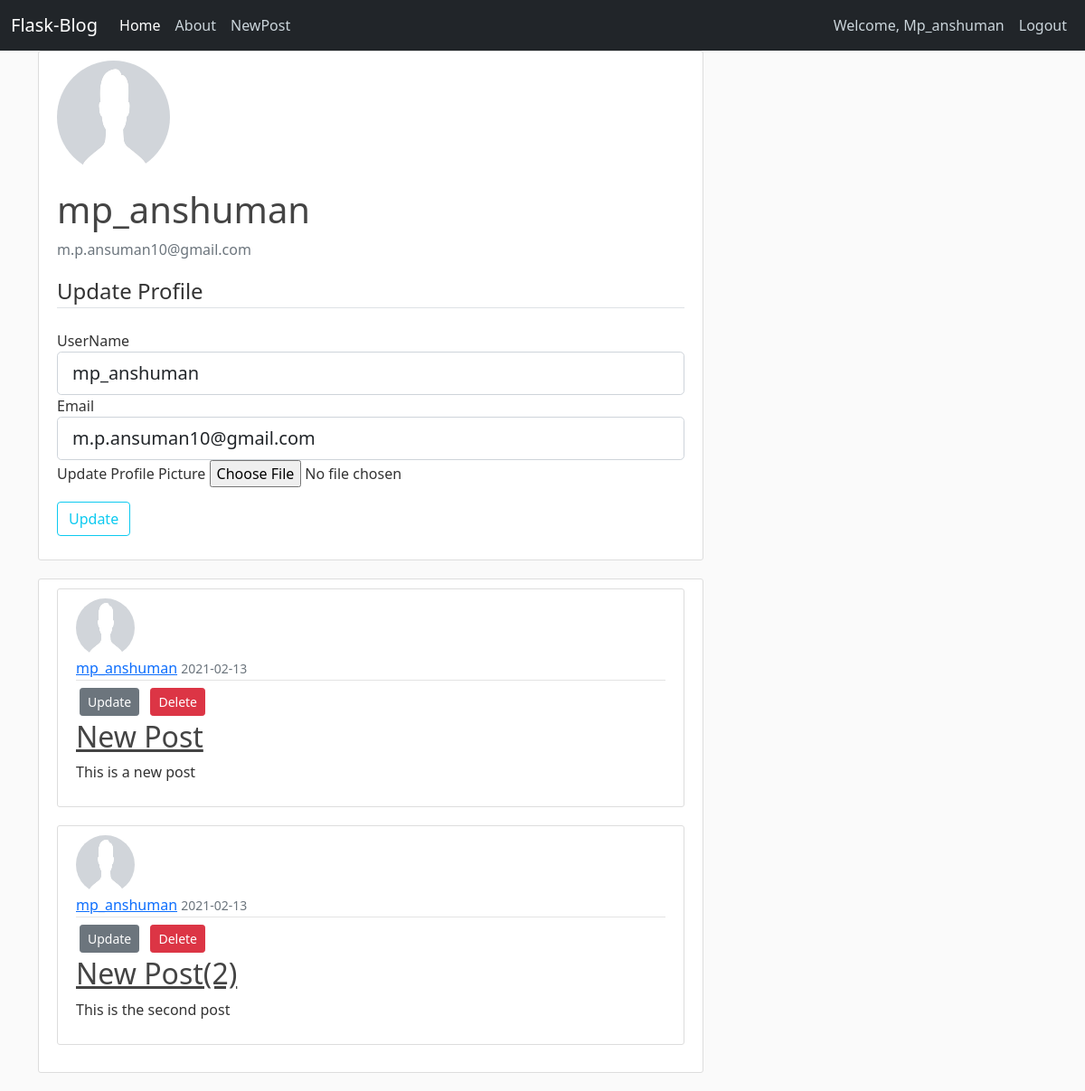
The app's page /profile (signed in) with its own data.
### blogappyt/models.py (models this page shows, shortened)
class User(db.Model, UserMixin):
    __tablename__ = 'user'
    id = db.Column(db.Integer,primary_key= True)
    username = db.Column(db.String(60),unique = True, nullable = False)
    email = db.Column(db.String(60),unique = True, nullable = False)
    password = db.Column(db.String(60), nullable = False)
    profile_pic = db.Column(db.String(60), nullable = False,default= 'default.png')
    post = db.relationship('Post',backref = "auther",lazy = True)

class Post(db.Model):
    __tablename__ = 'post'
    id = db.Column(db.Integer,primary_key = True)
    title = db.Column(db.String(60),nullable = False)
    date_posted = db.Column(db.DateTime,nullable = False,default = datetime.utcnow)
    content = db.Column(db.Text,nullable = False)
    user_id = db.Column(db.Integer,db.ForeignKey('user.id'))
    likes = db.relationship('Like_Post',backref = "post_likes",lazy = True)

### blogappyt/users/views.py (the view)
@users.route('/profile', methods=['GET','POST'])
@login_required
def profile():
    form = UpdateProfileForm()
    if form.validate_on_submit():
        if form.profilepic.data:
            profile_pic = save_picture(form.profilepic.data)
            current_user.profile_pic = profile_pic
        current_user.username = form.username.data
        current_user.email = form.email.data
        db.session.commit()
        flash('Profile Updated Successfully','success')
        return redirect(url_for('users.profile'))
    elif request.method == 'GET':
        form.username.data = current_user.username
        form.email.data = current_user.email
    posts = Post.query.filter_by(auther = current_user)
    profile_pic = url_for('static',filename='profilepic/'+current_user.profile_pic)
    return render_template('profile.html',title ='Profile',profile_pic = profile_pic,form=form,posts=posts)

### blogappyt/users/forms.py (shortened to what this page needs)
class UpdateProfileForm(FlaskForm):
    username = StringField('UserName',validators = [DataRequired(),Length(min=2,max=20)])
    email = StringField('Email',validators = [DataRequired(),Email()])
    profilepic = FileField('Update Profile Picture',validators = [FileAllowed(['jpg','png','jpeg'])])
    submit = SubmitField('Update')

### blogappyt/models.py (called while the page is built)
@login_manager.user_loader
def load_user(user_id):
    return User.query.get(int(user_id))

### blogappyt/templates/profile.html (shortened to what this page needs)
{% extends 'layout.html' %}
{% block head %}
<link rel="stylesheet" href="{{url_for('static',filename='profile.css')}}">
{% endblock head %}
{% block content %}
<div class="content-section">
    <div class="mdeia">
        <img class="rounded-circle account-img" src="{{profile_pic}}" alt="nopic">
        <div class="media-body">
            <h2 class="account-heading">{{current_user.username}}</h2>
            <p class="text-secondary">{{current_user.email}}</p>
        </div>
    </div>
        <form action="" method="POST" enctype="multipart/form-data" id='update_form'>
            <fieldset class="form-group">
                <legend class="border-bottom mb-4">Update Profile</legend>
                <div class="form-group">
                    {{form.username.label(class="form-control-label")}}
                    {% if form.username.errors %}
                            {{ form.username(class="form-control form-control-lg is-invalid") }}
                            <div class="invalid-feedback">
                                {% for error in form.username.errors %}
                                    <span>{{ error }}</span>
                                {% endfor %}
                            </div>
                        {% else %}
                            {{ form.username(class="form-control form-control-lg") }}
                        {% endif %}
                </div>
                <div class="form-group">
                    {{form.email.label(class="form-control-label")}}
                    {% if form.email.errors %}
                            {{ form.email(class="form-control form-control-lg is-invalid") }}
                            <div class="invalid-feedback">
                                {% for error in form.email.errors %}
                                    <span>{{ error }}</span>
                                {% endfor %}
                            </div>
                        {% else %}
                            {{ form.email(class="form-control form-control-lg") }}
                        {% endif %}
                </div>
                <div class="form-group">
                    {{form.profilepic.label()}}
                    {{form.profilepic(class="form-control-file")}}
                </div>
            </fieldset>
            <div class="form-group mt-3">
                {{form.submit(class="btn btn-outline-info")}}
            </div>
        </form>
</div>
<div class="content-section">
    <div class="mdeia">
    {% for post in posts %}
<article class="media content-section">
  <img class="rounded-circle article-img" src="{{url_for('static',filename='profilepic/'+post.auther.profile_pic)}}">
          <div class="media-body">
            <div class="article-metadata">
              <a class="mr-2" href="#">{{ post.auther.username }}</a>
              <small class="text-muted">{{post.date_posted.strftime('%Y-%m-%d')}}</small>
            </div>
            {% if post.auther == current_user %}
            <div>
            <a class="btn btn-secondary btn-sm m-1" href="{{url_for('posts.post_update',post_id=post.id)}}">Update</a>
            <a  class="btn btn-danger btn-sm m-1" href="{{url_for('posts.post_delete',post_id=post.id)}}">Delete</a>
            </div>
            {% endif %}
            <h2><a class="article-title" href="{{url_for('posts.post',post_id=post.id)}}">{{ post.title }}</a></h2>
            <p class="article-content">{{ post.content }}</p>
          </div>
        </article>
{% endfor %}
    </div>
</div>
{% endblock content %}

### blogappyt/templates/layout.html (shortened to what this page needs)
<html lang="en">
<head>
    <link href="https://cdn.jsdelivr.net/npm/bootstrap@5.0.0-beta1/dist/css/bootstrap.min.css" rel="stylesheet">
    <link rel="stylesheet" href="{{url_for('static',filename='main.css')}}">
    {% block head %}{% endblock head %}
</head>
<body>
    <header class="site-header">
    <nav class="navbar navbar-expand-lg navbar-dark bg-dark">
        <div class="container-fluid">
          <a class="navbar-brand" href="{{url_for('main.index')}}">Flask-Blog</a>
          <div class="collapse navbar-collapse" id="navbarSupportedContent">
            <ul class="navbar-nav me-auto mb-2 mb-lg-0">
              <li class="nav-item">
                <a class="nav-link active" aria-current="page" href="{{url_for('main.index')}}">Home</a>
              </li>
              <li class="nav-item">
                <a class="nav-link" href="{{url_for('main.about')}}">About</a>
              </li>
              <li class="nav-item">
                <a class="nav-link" href="{{url_for('posts.create_post')}}">NewPost</a>
              </li>
            </ul>
            <div class="navbar-nav">
            {% if  current_user.is_authenticated%}
            <a class="nav-item nav-link" href="{{ url_for('users.profile') }}">Welcome, {{current_user.username|title}}</a>
            <a class="nav-item nav-link" href="{{ url_for('users.logout') }}">Logout</a>
            {% else %}
                <a class="nav-item nav-link" href="{{ url_for('users.login') }}">Login</a>
                <a class="nav-item nav-link" href="{{ url_for('users.register') }}">Register</a>
              {% endif %}
              </div>
          </div>
        </div>
      </nav>
</header>
<main role="main" class="container">
    <div class="row">
      <div class="col-md-8">
        {% block content %}{% endblock %}
      </div>
    </div>
  </main>
</body>
</html>

### blogappyt/static/main.css (style rules this page uses)
body { background: #fafafa; color: #333333; }
h1, h2, h3, h4, h5, h6 { color: #444444; }
.site-header .navbar-nav .nav-link { color: #cbd5db; }
.site-header .navbar-nav .nav-link.active { font-weight: 500; }
.content-section { background: #ffffff; padding: 10px 20px; border: 1px solid #dddddd; border-radius: 3px; margin-bottom: 20px; }
.article-title { color: #444444; }
.article-content { white-space: pre-line; }
.article-img { height: 65px; width: 65px; margin-right: 16px; }
.article-metadata { padding-bottom: 1px; margin-bottom: 4px; border-bottom: 1px solid #e3e3e3 }
.account-img { height: 125px; width: 125px; margin-right: 20px; margin-bottom: 16px; }
.account-heading { font-size: 2.5rem; }

### records on screen
User: username "Mp_anshuman", username "mp_anshuman", email "m.p.ansuman10@gmail.com"
Post: profile_pic (placeholder picture), auther.username "mp_anshuman", date_posted "2021-02-13", title "New Post", content "This is a new post"
Post: profile_pic (placeholder picture), auther.username "mp_anshuman", date_posted "2021-02-13", title "New Post(2)", content "This is the second post"
